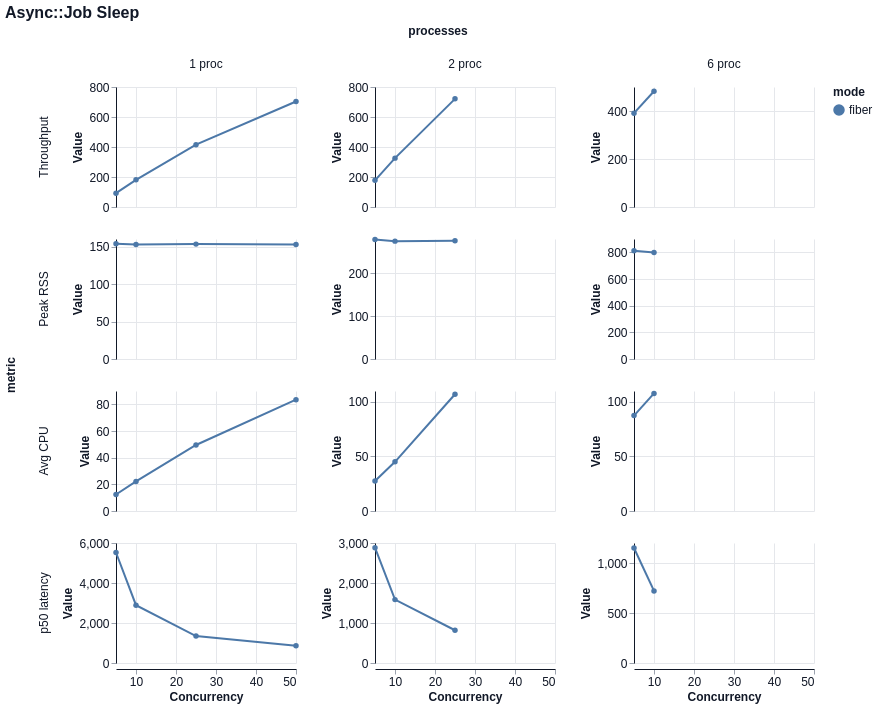

Source (Vega-Lite JSON):
### Vega-Lite specification from a JSON file in a GitHub repository (floating-point values rounded to 4 significant figures)
{"$schema": "https://vega.github.io/schema/vega-lite/v6.json", "title": "Async::Job Sleep", "width": 180, "height": 120, "data": {"values": [{"mode": "fiber", "concurrency": 5, "processes": "1 proc", "metric": "Throughput", "value": 92.07, "unit": "jobs/s"}, {"mode": "fiber", "concurrency": 5, "processes": "1 proc", "metric": "Peak RSS", "value": 153.6, "unit": "MB"}, {"mode": "fiber", "concurrency": 5, "processes": "1 proc", "metric": "Avg CPU", "value": 12.4, "unit": "%"}, {"mode": "fiber", "concurrency": 5, "processes": "1 proc", "metric": "p50 latency", "value": 5524.0, "unit": "ms"}, {"mode": "fiber", "concurrency": 10, "processes": "1 proc", "metric": "Throughput", "value": 181.2, "unit": "jobs/s"}, {"mode": "fiber", "concurrency": 10, "processes": "1 proc", "metric": "Peak RSS", "value": 152.7, "unit": "MB"}, {"mode": "fiber", "concurrency": 10, "processes": "1 proc", "metric": "Avg CPU", "value": 22.2, "unit": "%"}, {"mode": "fiber", "concurrency": 10, "processes": "1 proc", "metric": "p50 latency", "value": 2892.0, "unit": "ms"}, {"mode": "fiber", "concurrency": 25, "processes": "1 proc", "metric": "Throughput", "value": 415.4, "unit": "jobs/s"}, {"mode": "fiber", "concurrency": 25, "processes": "1 proc", "metric": "Peak RSS", "value": 153.2, "unit": "MB"}, {"mode": "fiber", "concurrency": 25, "processes": "1 proc", "metric": "Avg CPU", "value": 49.5, "unit": "%"}, {"mode": "fiber", "concurrency": 25, "processes": "1 proc", "metric": "p50 latency", "value": 1349.0, "unit": "ms"}, {"mode": "fiber", "concurrency": 50, "processes": "1 proc", "metric": "Throughput", "value": 703.5, "unit": "jobs/s"}, {"mode": "fiber", "concurrency": 50, "processes": "1 proc", "metric": "Peak RSS", "value": 152.7, "unit": "MB"}, {"mode": "fiber", "concurrency": 50, "processes": "1 proc", "metric": "Avg CPU", "value": 83.5, "unit": "%"}, {"mode": "fiber", "concurrency": 50, "processes": "1 proc", "metric": "p50 latency", "value": 859.7, "unit": "ms"}, {"mode": "fiber", "concurrency": 5, "processes": "2 proc", "metric": "Throughput", "value": 177.8, "unit": "jobs/s"}, {"mode": "fiber", "concurrency": 5, "processes": "2 proc", "metric": "Peak RSS", "value": 278.8, "unit": "MB"}, {"mode": "fiber", "concurrency": 5, "processes": "2 proc", "metric": "Avg CPU", "value": 27.5, "unit": "%"}, {"mode": "fiber", "concurrency": 5, "processes": "2 proc", "metric": "p50 latency", "value": 2883.0, "unit": "ms"}, {"mode": "fiber", "concurrency": 10, "processes": "2 proc", "metric": "Throughput", "value": 325.8, "unit": "jobs/s"}, {"mode": "fiber", "concurrency": 10, "processes": "2 proc", "metric": "Peak RSS", "value": 275.0, "unit": "MB"}, {"mode": "fiber", "concurrency": 10, "processes": "2 proc", "metric": "Avg CPU", "value": 45.1, "unit": "%"}, {"mode": "fiber", "concurrency": 10, "processes": "2 proc", "metric": "p50 latency", "value": 1584.0, "unit": "ms"}, {"mode": "fiber", "concurrency": 25, "processes": "2 proc", "metric": "Throughput", "value": 721.0, "unit": "jobs/s"}, {"mode": "fiber", "concurrency": 25, "processes": "2 proc", "metric": "Peak RSS", "value": 276.1, "unit": "MB"}, {"mode": "fiber", "concurrency": 25, "processes": "2 proc", "metric": "Avg CPU", "value": 107.0, "unit": "%"}, {"mode": "fiber", "concurrency": 25, "processes": "2 proc", "metric": "p50 latency", "value": 818.8, "unit": "ms"}, {"mode": "fiber", "concurrency": 5, "processes": "6 proc", "metric": "Throughput", "value": 391.0, "unit": "jobs/s"}, {"mode": "fiber", "concurrency": 5, "processes": "6 proc", "metric": "Peak RSS", "value": 812.4, "unit": "MB"}, {"mode": "fiber", "concurrency": 5, "processes": "6 proc", "metric": "Avg CPU", "value": 87.5, "unit": "%"}, {"mode": "fiber", "concurrency": 5, "processes": "6 proc", "metric": "p50 latency", "value": 1150.0, "unit": "ms"}, {"mode": "fiber", "concurrency": 10, "processes": "6 proc", "metric": "Throughput", "value": 482.5, "unit": "jobs/s"}, {"mode": "fiber", "concurrency": 10, "processes": "6 proc", "metric": "Peak RSS", "value": 797.9, "unit": "MB"}, {"mode": "fiber", "concurrency": 10, "processes": "6 proc", "metric": "Avg CPU", "value": 107.8, "unit": "%"}, {"mode": "fiber", "concurrency": 10, "processes": "6 proc", "metric": "p50 latency", "value": 720.9, "unit": "ms"}]}, "mark": {"type": "line", "point": true, "tooltip": true}, "encoding": {"x": {"field": "concurrency", "type": "quantitative", "title": "Concurrency"}, "y": {"field": "value", "type": "quantitative", "title": "Value"}, "color": {"field": "mode", "type": "nominal"}, "tooltip": [{"field": "mode", "type": "nominal"}, {"field": "concurrency", "type": "quantitative"}, {"field": "processes", "type": "nominal"}, {"field": "metric", "type": "nominal"}, {"field": "percentile", "type": "nominal"}, {"field": "value", "type": "quantitative"}], "row": {"field": "metric", "type": "nominal", "sort": ["Throughput", "Peak RSS", "Avg CPU", "p50 latency"]}, "column": {"field": "processes", "type": "nominal", "sort": null}}, "config": {"background": "white", "axis": {"labelFont": "Helvetica", "titleFont": "Helvetica", "labelFontSize": 12, "titleFontSize": 12, "labelColor": "#111827", "titleColor": "#111827", "domainColor": "#111827", "tickColor": "#9ca3af", "grid": true, "gridColor": "#e5e7eb"}, "header": {"labelFont": "Helvetica", "titleFont": "Helvetica", "labelFontSize": 12, "titleFontSize": 12, "labelColor": "#111827", "titleColor": "#111827"}, "legend": {"labelFont": "Helvetica", "titleFont": "Helvetica", "labelFontSize": 12, "titleFontSize": 12, "labelColor": "#111827", "titleColor": "#111827"}, "title": {"font": "Helvetica", "fontSize": 16, "anchor": "start", "color": "#111827"}, "view": {"stroke": null}}, "resolve": {"scale": {"y": "independent"}}}
